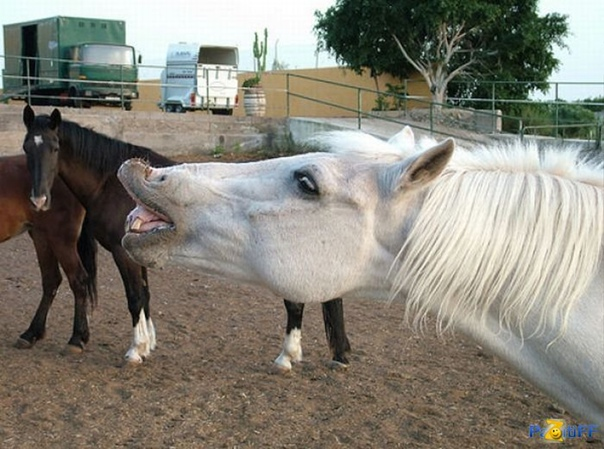
#> input picture assets/image.jpg, 604 x 449 px
$ jupyter execute 'Практическая_работа_6-Stolyar.ipynb'
#> lines starting #> are read from the running program, lines starting #| are printed output that depends on the picture
<a href="https://colab.research.google.com/github/enikolaev/AI_in_biotech/blob/main/%D0%9F%D1%80%D0%B0%D0%BA%D1%82%D0%B8%D1%87%D0%B5%D1%81%D0%BA%D0%B0%D1%8F_%D1%80%D0%B0%D0%B1%D0%BE%D1%82%D0%B0_6.ipynb" target="_parent"></a>

# Практическая работа 6. Работа с изображениями

## Задание

Загрузить изображение и продемонстрировать основные возможности библиотеки Pillow

## Анализ задания, получение данных

Можно скопировать и поместить файл с данными любым удобным способом

Импортирование модуля `PIL`. После импортирования модуля откроем файл и загрузим изображение в память

[cell 1]
from PIL import Image

print(type(Image))

with Image.open('assets/image.jpg') as img:
#> img is the input picture: PIL image 604x449 RGB; mean R, G, B 134.3, 131.1, 120.5
  img.load()

img.show()

## Измененние размера

Исследуем простейшие функции для изменения размера изображения:
* crop - обрезка изображения
* resize - приведение размера изображения к новым ширине и высоте
* reduce - масштабирование пропорционально коэффициенту
* thumbnail - изменяет сам объект изображения, не создает копию. Приводит к созданию миниатюры

[cell 2]
print(img.size)
#| (604, 449)

[cell 3]
crop_img = img.crop((200, 10, 650, 350))
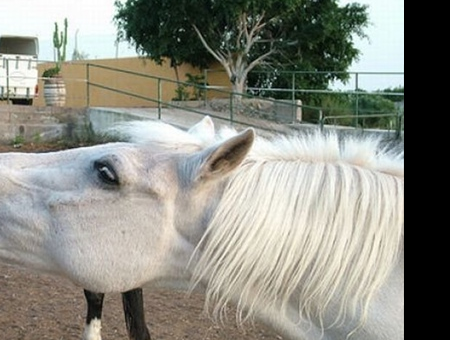
#> crop_img: PIL image 450x340 RGB; mean R, G, B 140, 140.5, 131.1
crop_img.show()

[cell 4]
nw, nh = img.width // 3, img.height // 3
#> nw = 201; nh = 149
resize_img = img.resize((nw, nh))
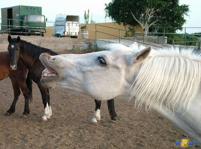
#> resize_img: PIL image 201x149 RGB; mean R, G, B 134.3, 131.1, 120.5
resize_img.show()

Для сохранения изображения используется функция `save`

[cell 5]
resize_img.save('assets/resized.png')

## Слои, форматы, градации

Для конвертации изображения используется функция convert(mode). Возможные значения mode:
* 1 (1-bit pixels, black and white, stored with one pixel per byte)

* L (8-bit pixels, black and white)

* P (8-bit pixels, mapped to any other mode using a color palette)

* RGB (3x8-bit pixels, true color)

* RGBA (4x8-bit pixels, true color with transparency mask)

* CMYK (4x8-bit pixels, color separation)

* YCbCr (3x8-bit pixels, color video format)

* LAB (3x8-bit pixels, the L*a*b color space)

* HSV (3x8-bit pixels, Hue, Saturation, Value color space)

* I (32-bit signed integer pixels)

* F (32-bit floating point pixels)

[cell 6]
print(img.getbands())
#| ('R', 'G', 'B')
cmyk_img = img.convert('L')
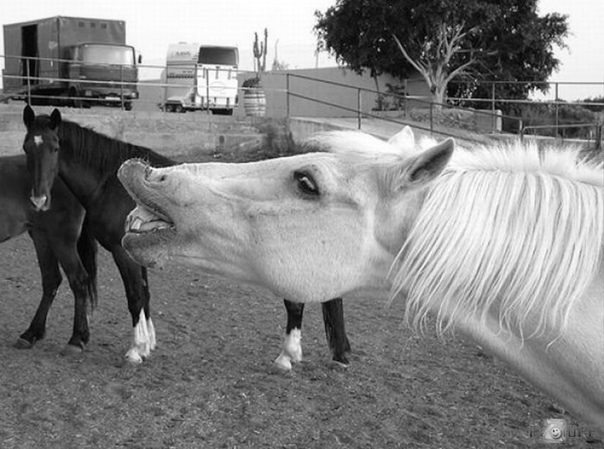
#> cmyk_img: PIL image 604x449 L; min 0, max 255, mean 130.9
print(cmyk_img.getbands())
#| ('L',)
cmyk_img.show()
